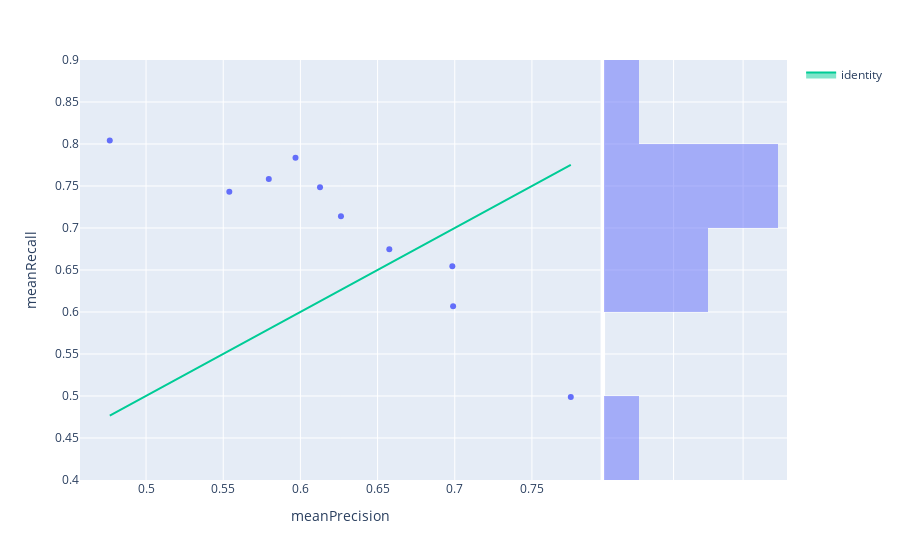

The notebook cell this image was saved under:
### Code cell
fig=px.scatter(hyperExperimentModels[optimalInd],x='meanPrecision',y='meanRecall', marginal_y="histogram",hover_name='modelId')
fig.add_trace(
    go.Scatter(x=hyperExperimentModels[optimalInd]['meanPrecision'], y=hyperExperimentModels[optimalInd]['meanPrecision'], name="identity", mode='lines',fill="toself")
)
fig.show()

### Figure 1 — Plotly figure (JSON) as saved in the notebook; plotly's stock layout.template omitted (floating-point values rounded to 4 significant figures)
{"data": [{"hovertemplate": "<b>%{hovertext}</b><br><br>meanPrecision=%{x}<br>meanRecall=%{y}<extra></extra>", "hovertext": ["1623c979-486c-4f45-ba54-dbbac3770588", "f8abeec1-7d46-4573-8a01-7827b8584472", "c556cd55-5f8b-420c-b6b2-0ca323bee5df", "b9ca9323-c013-423a-8b12-a893e0a8be97", "e31d0f92-1914-4bb5-9156-f9101fe1307c", "6fd86953-d3aa-4c9c-8069-b22b951dce3f", "87913851-d47b-4963-b2fa-1c65d7aec5a1", "0f0da0b8-d512-47b2-808a-c92b1d073468", "006d0918-7072-4365-953e-4b399728048d", "ca54dd96-c49f-4680-a78d-2aabf3059e5c"], "legendgroup": "", "marker": {"color": "#636efa", "symbol": "circle"}, "mode": "markers", "name": "", "orientation": "v", "showlegend": false, "type": "scatter", "x": [0.5968, 0.5795, 0.7752, 0.5539, 0.6984, 0.6127, 0.6263, 0.6576, 0.6989, 0.4765], "xaxis": "x", "y": [0.7838, 0.7582, 0.4989, 0.7433, 0.6544, 0.7486, 0.714, 0.6746, 0.6069, 0.8042], "yaxis": "y"}, {"alignmentgroup": "True", "bingroup": "y", "hovertemplate": "meanRecall=%{y}<br>count=%{x}<extra></extra>", "legendgroup": "", "marker": {"color": "#636efa"}, "name": "", "offsetgroup": "", "opacity": 0.5, "showlegend": false, "type": "histogram", "xaxis": "x2", "y": [0.7838, 0.7582, 0.4989, 0.7433, 0.6544, 0.7486, 0.714, 0.6746, 0.6069, 0.8042], "yaxis": "y2"}, {"fill": "toself", "mode": "lines", "name": "identity", "type": "scatter", "x": [0.5968, 0.5795, 0.7752, 0.5539, 0.6984, 0.6127, 0.6263, 0.6576, 0.6989, 0.4765], "y": [0.5968, 0.5795, 0.7752, 0.5539, 0.6984, 0.6127, 0.6263, 0.6576, 0.6989, 0.4765]}], "layout": {"barmode": "overlay", "legend": {"tracegroupgap": 0}, "margin": {"t": 60}, "xaxis": {"anchor": "y", "domain": [0, 0.7363], "title": {"text": "meanPrecision"}}, "xaxis2": {"anchor": "y2", "domain": [0.7413, 1], "matches": "x2", "showgrid": true, "showline": false, "showticklabels": false, "ticks": ""}, "yaxis": {"anchor": "x", "domain": [0, 1], "title": {"text": "meanRecall"}}, "yaxis2": {"anchor": "x2", "domain": [0, 1], "matches": "y", "showgrid": true, "showticklabels": false}}}
